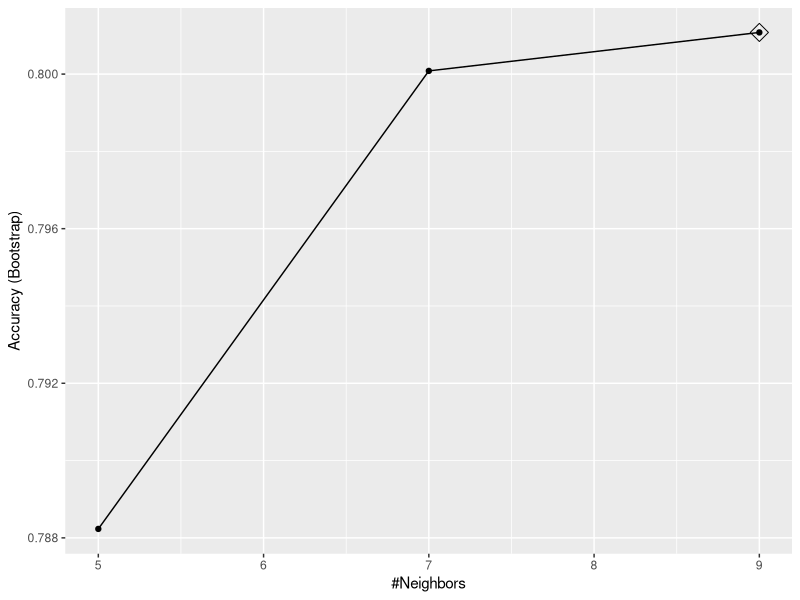
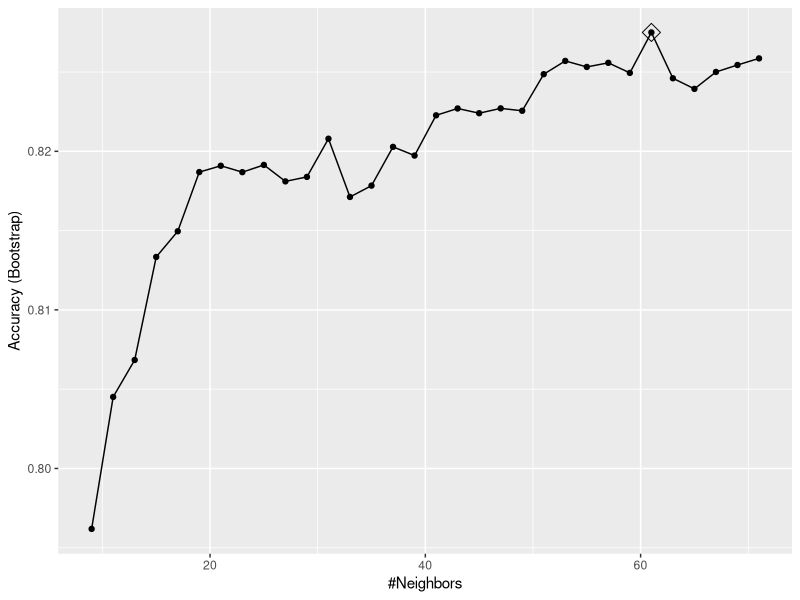
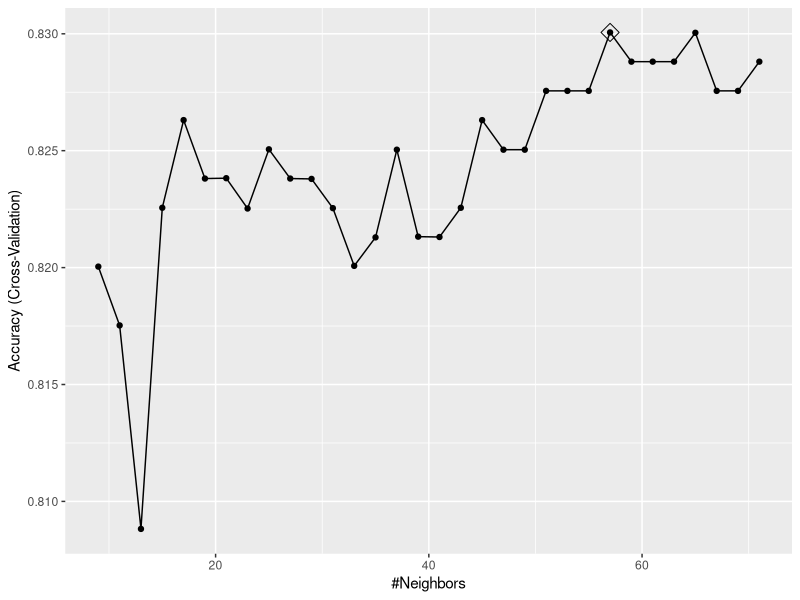
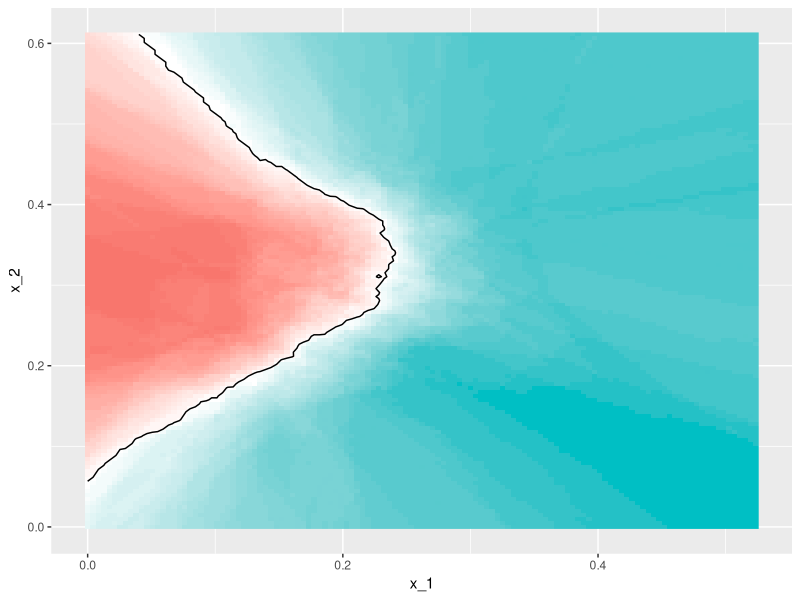
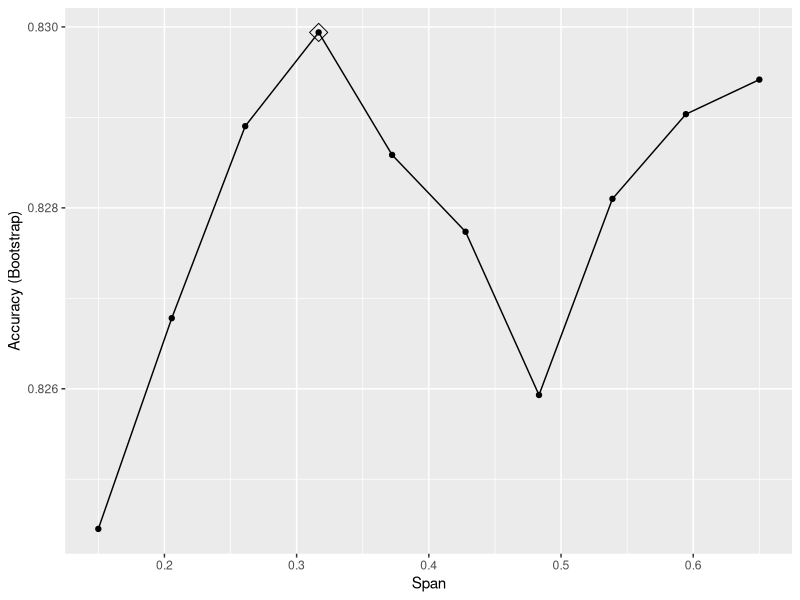
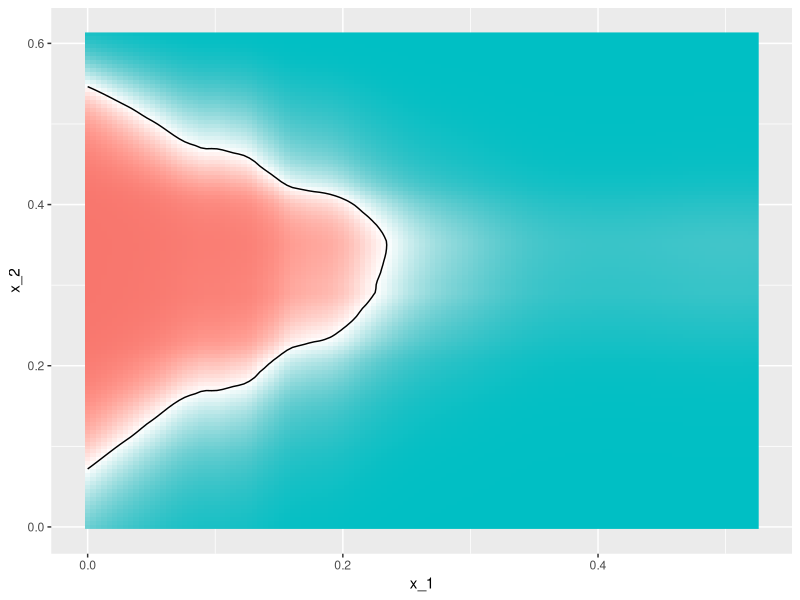

Write R code to recreate these figures, in order. (Note: this script raises an error after producing the figures.)
# The Caret Package

library(tidyverse)
library(dslabs)
data("mnist_27")

library(caret)
train_glm <- train(y ~ ., method = "glm", data = mnist_27$train)
train_knn <- train(y ~ ., method = "knn", data = mnist_27$train)

y_hat_glm <- predict(train_glm, mnist_27$test, type = "raw")
y_hat_knn <- predict(train_knn, mnist_27$test, type = "raw")

confusionMatrix(y_hat_glm, mnist_27$test$y)$overall[["Accuracy"]]
confusionMatrix(y_hat_knn, mnist_27$test$y)$overall[["Accuracy"]]

getModelInfo("knn")
modelLookup("knn")

ggplot(train_knn, highlight = TRUE)

data.frame(k = seq(9, 67, 2))

set.seed(2008)
train_knn <- train(y ~ ., method = "knn",
                   data = mnist_27$train,
                   tuneGrid = data.frame(k = seq(9, 71, 2)))

ggplot(train_knn, highlight = TRUE)

train_knn$bestTune
train_knn$finalModel

confusionMatrix(predict(train_knn, mnist_27$test, type = "raw"),
                mnist_27$test$y)$overall["Accuracy"]

control <- trainControl(method = "cv", number = 10, p = .9)
train_knn_cv <- train(y ~ ., method = "knn",
                      data = mnist_27$train,
                      tuneGrid = data.frame(k = seq(9, 71, 2)),
                      trControl = control)
ggplot(train_knn_cv, highlight = TRUE)

names(train_knn_cv$results)

plot_cond_prob <- function(p_hat=NULL){
  tmp <- mnist_27$true_p
  if(!is.null(p_hat)){
    tmp <- mutate(tmp, p=p_hat)
  }
  tmp %>% ggplot(aes(x_1, x_2, z=p, fill=p)) +
    geom_raster(show.legend = FALSE) +
    scale_fill_gradientn(colors=c("#F8766D","white","#00BFC4")) +
    stat_contour(breaks=c(0.5),color="black")
}

plot_cond_prob(predict(train_knn, mnist_27$true_p, type = "prob")[,2])

# Fitting with Loess
install.packages("gam")
modelLookup("gamLoess")

grid <- expand.grid(span = seq(0.15, 0.65, len = 10), degree = 1)

train_loess <- train(y ~ ., 
                     method = "gamLoess",
                     tuneGrid=grid,
                     data = mnist_27$train)
ggplot(train_loess, highlight = TRUE)

confusionMatrix(data = predict(train_loess, mnist_27$test), 
                reference = mnist_27$test$y)$overall["Accuracy"]

p1 <- plot_cond_prob(predict(train_loess, mnist_27$true_p, type = "prob")[,2])
p1

# How many predictors survive this cutoff?
# Calculate p-values from t-tests
pvals <- rep(0, ncol(x))
for (i in 1:ncol(x)) {
  pvals[i] <- t.test(x[,i][y==0], x[,i][y==1], var.equal = TRUE)$p.value
}

# Find indices of predictors with p-value < 0.01
ind <- which(pvals < 0.01)

# Convert y to numeric (0/1) for subsetting
y_num <- as.numeric(as.character(y))

# Run t-tests correctly
pvals <- rep(0, ncol(x))
for (i in 1:ncol(x)) {
  pvals[i] <- t.test(x[,i][y_num == 0], x[,i][y_num == 1], var.equal = TRUE)$p.value
}

# Index of predictors with p < 0.01
ind <- which(pvals < 0.01)

# Number of predictors passing the cutoff
length(ind)


# How many predictors survive the cutoff?
length(ind)
